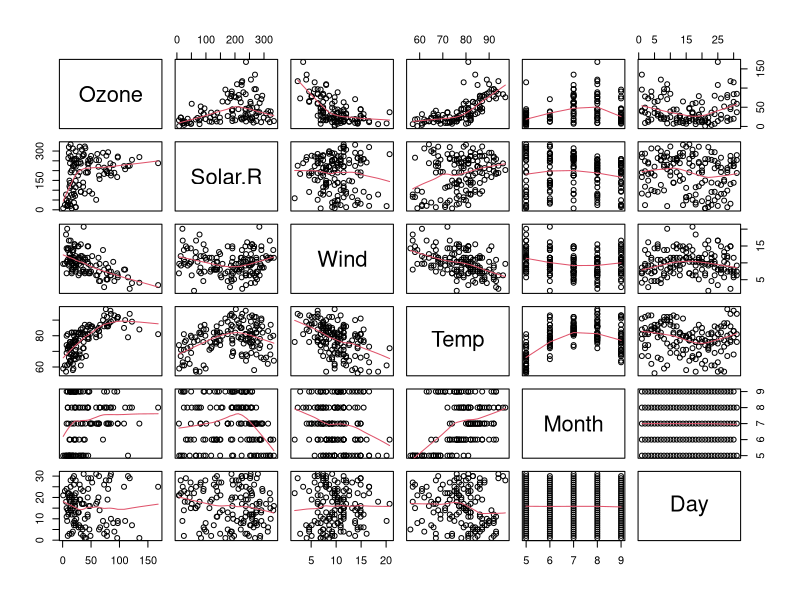
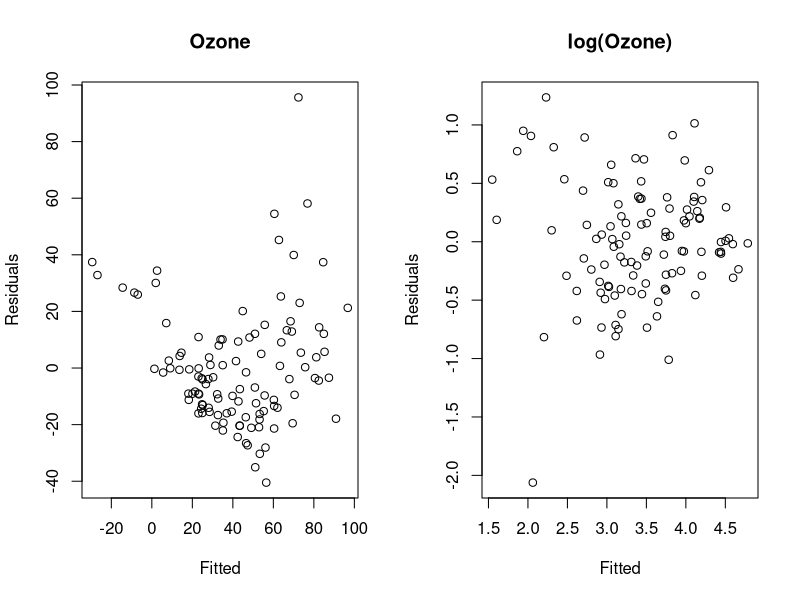
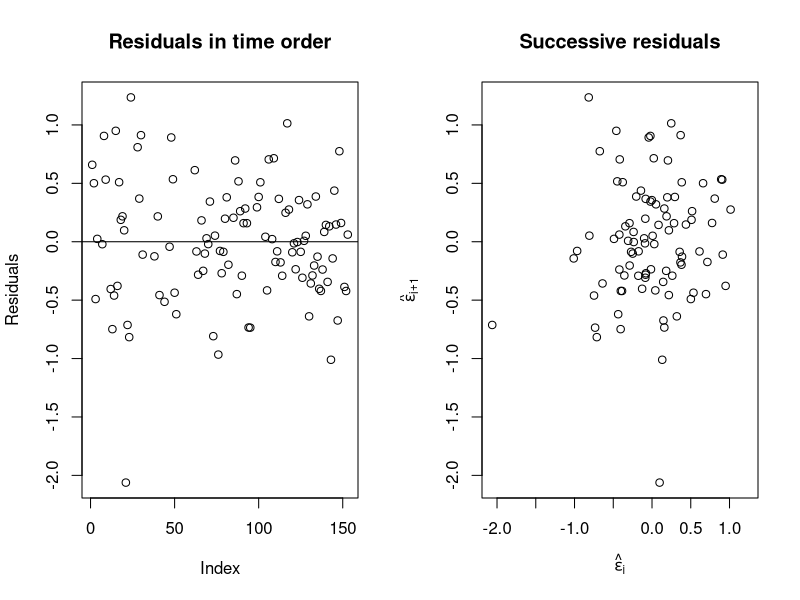

Here is the R script that generated these plots, in order:
# Checking for correlated errors, using the airquality data (153 consecutive days, New York, 1973)
# Columns: Ozone (ppb), Solar.R (radiation), Wind (mph), Temp (F), Month, Day
# airquality comes with R itself (datasets package), so no library() is needed for it.

data(airquality)
print(head(airquality))       # there are missing values (NA)
# pairs(..., panel = panel.smooth): scatterplot matrix with a smooth trend in each panel
pairs(airquality, panel = panel.smooth)

# na.action = na.exclude: rows with NA are left out of the fit, but residuals() and
# fitted() still return 153 values, with NA in the dropped rows (keeps the time order)
g <- lm(Ozone ~ Solar.R + Wind + Temp, airquality, na.action = na.exclude)
print(summary(g))

par(mfrow = c(1, 2))
plot(fitted(g), residuals(g), xlab = "Fitted", ylab = "Residuals", main = "Ozone")
# log() of the response fixes the fan shape and the curvature
gl <- lm(log(Ozone) ~ Solar.R + Wind + Temp, airquality, na.action = na.exclude)
plot(fitted(gl), residuals(gl), xlab = "Fitted", ylab = "Residuals", main = "log(Ozone)")
par(mfrow = c(1, 1))

# ---- Graphical checks for serial correlation ----
par(mfrow = c(1, 2))
# Index plot: residuals in time order. Long runs above/below 0 suggest positive correlation
plot(residuals(gl), ylab = "Residuals", main = "Residuals in time order")
abline(h = 0)
# Successive residuals: residual i (x-axis) vs residual i+1 (y-axis).
# [-153] drops the last value, [-1] drops the first, so the pairs line up.
# expression(hat(epsilon)[i]): writes the axis label as the maths symbol epsilon-hat_i
plot(residuals(gl)[-153], residuals(gl)[-1],
     xlab = expression(hat(epsilon)[i]), ylab = expression(hat(epsilon)[i + 1]),
     main = "Successive residuals")
par(mfrow = c(1, 1))

# Regression of each residual on the previous one; -1 removes the intercept
# (residuals have mean zero). Pairs with an NA are dropped automatically
print(summary(lm(residuals(gl)[-1] ~ -1 + residuals(gl)[-153])))

# ---- Durbin-Watson test ----
# DW = sum of squared successive differences / sum of squared residuals; about 2 means
# no correlation. By hand, using the complete cases (as the book's test does):
gna <- lm(Ozone ~ Solar.R + Wind + Temp, data = na.omit(airquality))   # na.omit(): drops NA rows
r <- residuals(gna)
# diff(r): r[2] - r[1], r[3] - r[2], ...
print(sum(diff(r)^2) / sum(r^2))
# dwtest() in the lmtest package also gives a p-value.
# requireNamespace(): TRUE if the package is installed (install with install.packages("lmtest"))
if (requireNamespace("lmtest", quietly = TRUE)) {
  print(lmtest::dwtest(Ozone ~ Solar.R + Wind + Temp, data = na.omit(airquality)))
} else {
  cat("Install the lmtest package for the Durbin-Watson p-value\n")
}

# What it shows (numbers from the book):
# - 111 complete days are used, so the model has 107 residual df.
#   R^2 = 0.61; all three predictors are significant.
# - The untransformed fit shows non-constant variance and curvature;
#   log(Ozone) largely fixes both.
# - Neither the index plot nor the successive-residual plot shows obvious
#   serial correlation; there is one outlier (it appears twice in the second plot).
# - The lag-1 regression slope is 0.11 (SE 0.105, p = 0.30): not significant.
# - Durbin-Watson: DW = 1.94, p = 0.33, no evidence of correlation. Treat it
#   with caution: dropping the days with missing values breaks the time
#   sequence the test relies on.
